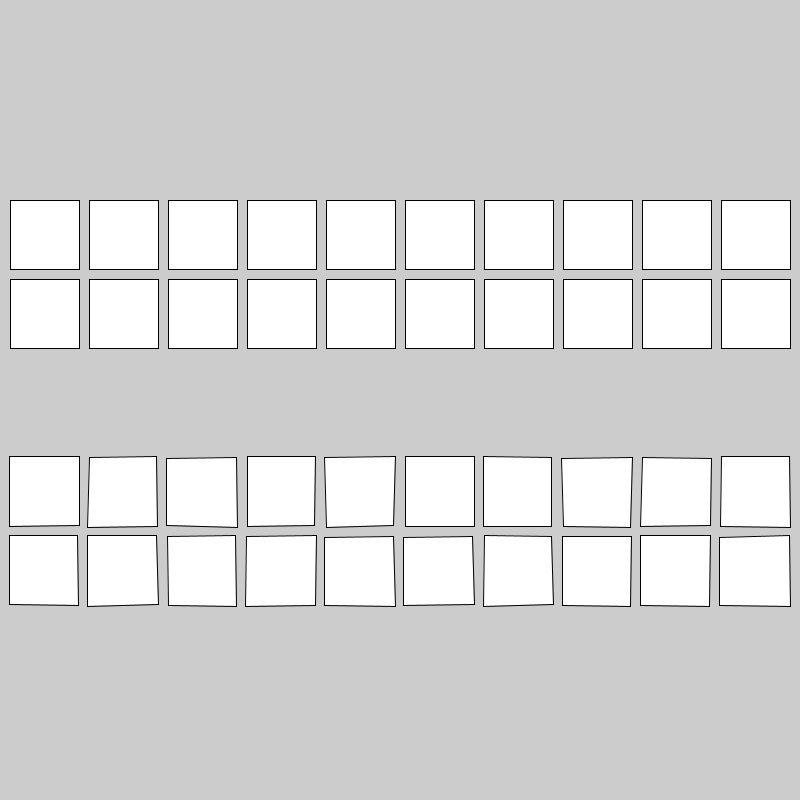
Frame 1 (no input)
Frame 60 (the mouse pressed at the canvas centre just before this capture): identical to frame 1, image omitted
Frame 120 (the mouse held since frame 60 and released just before this capture): identical to frame 1, image omitted

The Processing sketch that drew this single still picture (run headless with seeded random() and noise(); from frame 60 on, the mouse is pressed at the canvas centre):

// Processing sketch: randomness
// ── randomness.pde
int variance = 3;
float numShapes = 10.0;
int spacing = 10;
int quadDim;
int quadX;
int sqrY = 200;
int quadY;

void setup(){
  size(800,800);
  
  quadDim = int(float(width)/numShapes)-spacing-(spacing/10);
  println(quadDim);
  
  float amt = int(float(width)/float(quadDim + (spacing)));

  for (int shapes = 0; shapes < numShapes; shapes++){
        
    square((float(quadDim) * float(shapes)) + (float(spacing)*float(shapes))+spacing, sqrY, quadDim);
    quadY = sqrY + quadDim + spacing;
    square((float(quadDim) * float(shapes)) + (float(spacing)*float(shapes))+spacing, quadY, quadDim);
    quadY = quadY + quadDim + spacing+100;
    drawRandom(shapes);
    quadY = quadY + quadDim + spacing;
    drawRandom(shapes);

  }

}

void draw(){
  
}

int getVariance(){
  return int(random(variance)-variance);
}

void drawRandom(int thisQuad){
  quadX = int((float(quadDim) * float(thisQuad)) + (float(spacing)*float(thisQuad))+spacing);
  
  quad(quadX + getVariance(), quadY + getVariance(),quadX + quadDim + getVariance(), quadY + getVariance(),quadX + quadDim + getVariance(),  quadY + quadDim + getVariance(),quadX + getVariance(), quadY + quadDim + getVariance());

}
